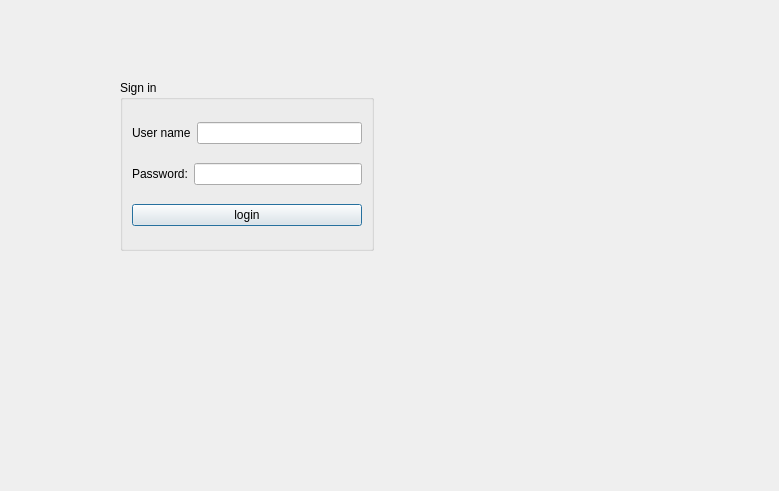
<?xml version="1.0" encoding="UTF-8"?>
<ui version="4.0">
 <class>loginWindow</class>
 <widget class="QDialog" name="loginWindow">
  <property name="geometry">
   <rect>
    <x>0</x>
    <y>0</y>
    <width>779</width>
    <height>491</height>
   </rect>
  </property>
  <property name="windowTitle">
   <string>Dialog</string>
  </property>
  <widget class="QGroupBox" name="groupBox">
   <property name="geometry">
    <rect>
     <x>120</x>
     <y>80</y>
     <width>254</width>
     <height>171</height>
    </rect>
   </property>
   <property name="title">
    <string>Sign in</string>
   </property>
   <layout class="QVBoxLayout" name="verticalLayout">
    <item>
     <layout class="QHBoxLayout" name="horizontalLayout">
      <item>
       <widget class="QLabel" name="label_2">
        <property name="text">
         <string>User name</string>
        </property>
       </widget>
      </item>
      <item>
       <widget class="QLineEdit" name="lineEdit_UsernameLogin"/>
      </item>
     </layout>
    </item>
    <item>
     <layout class="QHBoxLayout" name="horizontalLayout_2">
      <item>
       <widget class="QLabel" name="label_3">
        <property name="text">
         <string>Password:</string>
        </property>
       </widget>
      </item>
      <item>
       <widget class="QLineEdit" name="lineEdit_PasswordLogin"/>
      </item>
     </layout>
    </item>
    <item>
     <widget class="QPushButton" name="pushButton_Login">
      <property name="text">
       <string>login</string>
      </property>
     </widget>
    </item>
   </layout>
  </widget>
 </widget>
 <resources/>
 <connections/>
</ui>
